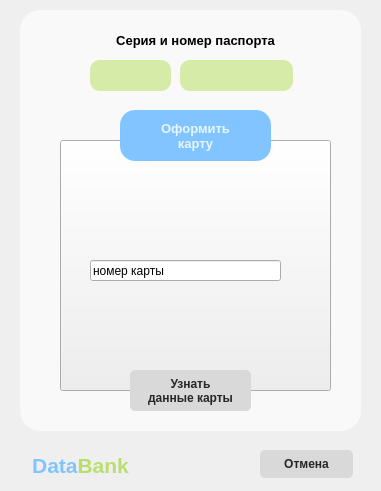
<?xml version="1.0" encoding="UTF-8"?>
<ui version="4.0">
 <class>CardCreator</class>
 <widget class="QDialog" name="CardCreator">
  <property name="geometry">
   <rect>
    <x>0</x>
    <y>0</y>
    <width>381</width>
    <height>491</height>
   </rect>
  </property>
  <property name="windowTitle">
   <string>Dialog</string>
  </property>
  <widget class="QPushButton" name="cancel">
   <property name="geometry">
    <rect>
     <x>260</x>
     <y>450</y>
     <width>93</width>
     <height>28</height>
    </rect>
   </property>
   <property name="cursor">
    <cursorShape>PointingHandCursor</cursorShape>
   </property>
   <property name="styleSheet">
    <string notr="true">QPushButton:hover{background: #ffafa5; border-radius: 5px; border: 0.2px solid #d7eba9; color: #ffffff; font-size: 9pt; font-weight: bold;}																
QPushButton{background: #d9d9d9; border-radius: 5px; color: #262626; font-size: 9pt; font-weight: bold;}</string>
   </property>
   <property name="text">
    <string>Отмена</string>
   </property>
  </widget>
  <widget class="QGroupBox" name="groupBox">
   <property name="geometry">
    <rect>
     <x>20</x>
     <y>10</y>
     <width>341</width>
     <height>421</height>
    </rect>
   </property>
   <property name="styleSheet">
    <string notr="true">QGroupBox{background: #F9F9F9;
border-radius: 20px;}
</string>
   </property>
   <property name="title">
    <string/>
   </property>
   <widget class="QLabel" name="label_4">
    <property name="geometry">
     <rect>
      <x>80</x>
      <y>10</y>
      <width>191</width>
      <height>41</height>
     </rect>
    </property>
    <property name="text">
     <string>&lt;html&gt;&lt;head/&gt;&lt;body&gt;&lt;p align=&quot;center&quot;&gt;&lt;span style=&quot; font-size:10pt; font-weight:600;&quot;&gt;Серия и номер паспорта&lt;/span&gt;&lt;/p&gt;&lt;/body&gt;&lt;/html&gt;</string>
    </property>
    <property name="alignment">
     <set>Qt::AlignCenter</set>
    </property>
   </widget>
   <widget class="QLineEdit" name="pasportSeries">
    <property name="geometry">
     <rect>
      <x>70</x>
      <y>50</y>
      <width>81</width>
      <height>31</height>
     </rect>
    </property>
    <property name="styleSheet">
     <string notr="true">background: #d7eba9;
border-radius: 10px;
</string>
    </property>
    <property name="maxLength">
     <number>4</number>
    </property>
   </widget>
   <widget class="QLineEdit" name="pasportNumber">
    <property name="geometry">
     <rect>
      <x>160</x>
      <y>50</y>
      <width>113</width>
      <height>31</height>
     </rect>
    </property>
    <property name="styleSheet">
     <string notr="true">background: #d7eba9;
border-radius: 10px;
</string>
    </property>
    <property name="maxLength">
     <number>6</number>
    </property>
   </widget>
   <widget class="QPushButton" name="createButton">
    <property name="geometry">
     <rect>
      <x>100</x>
      <y>100</y>
      <width>151</width>
      <height>51</height>
     </rect>
    </property>
    <property name="styleSheet">
     <string notr="true">QPushButton{background: #81C4FF; border-radius: 15px; color: #e6f6ff; font-size: 10pt; font-weight: bold;} 
QPushButton:hover{background: #e6f6ff; border-radius: 15px; color: #81C4FF; font-size: 10pt; font-weight: bold;}</string>
    </property>
    <property name="text">
     <string>Оформить
карту</string>
    </property>
   </widget>
   <widget class="QPushButton" name="checkData">
    <property name="geometry">
     <rect>
      <x>110</x>
      <y>360</y>
      <width>121</width>
      <height>41</height>
     </rect>
    </property>
    <property name="font">
     <font>
      <pointsize>9</pointsize>
      <weight>75</weight>
      <bold>true</bold>
     </font>
    </property>
    <property name="cursor">
     <cursorShape>PointingHandCursor</cursorShape>
    </property>
    <property name="styleSheet">
     <string notr="true">QPushButton:hover{background: #b9de6f; border-radius: 5px; border: 0.2px solid #d7eba9; color: #ffffff; font-size: 9pt; font-weight: bold;}	
																	QPushButton{background: #d9d9d9; border-radius: 5px; color: #262626; font-size: 9pt; font-weight: bold;}</string>
    </property>
    <property name="text">
     <string>Узнать 
данные карты</string>
    </property>
   </widget>
   <widget class="QPushButton" name="pushButton_4">
    <property name="geometry">
     <rect>
      <x>40</x>
      <y>130</y>
      <width>271</width>
      <height>251</height>
     </rect>
    </property>
    <property name="styleSheet">
     <string notr="true">border-image:url(:/images/images/credit-card.png);
background: none;</string>
    </property>
    <property name="text">
     <string/>
    </property>
   </widget>
   <widget class="QLineEdit" name="cardNumber">
    <property name="geometry">
     <rect>
      <x>70</x>
      <y>250</y>
      <width>191</width>
      <height>21</height>
     </rect>
    </property>
    <property name="text">
     <string>номер карты</string>
    </property>
    <property name="maxLength">
     <number>16</number>
    </property>
   </widget>
   <zorder>pushButton_4</zorder>
   <zorder>label_4</zorder>
   <zorder>pasportSeries</zorder>
   <zorder>pasportNumber</zorder>
   <zorder>createButton</zorder>
   <zorder>checkData</zorder>
   <zorder>cardNumber</zorder>
  </widget>
  <widget class="QLabel" name="label_7">
   <property name="geometry">
    <rect>
     <x>10</x>
     <y>450</y>
     <width>141</width>
     <height>31</height>
    </rect>
   </property>
   <property name="cursor">
    <cursorShape>CrossCursor</cursorShape>
   </property>
   <property name="text">
    <string>&lt;html&gt;&lt;head/&gt;&lt;body&gt;&lt;p align=&quot;center&quot;&gt;&lt;span style=&quot; font-size:16pt; font-weight:600; color:#81c4ff;&quot;&gt;Data&lt;/span&gt;&lt;span style=&quot; font-size:16pt; font-weight:600; color:#b9de6f;&quot;&gt;Bank&lt;/span&gt;&lt;/p&gt;&lt;/body&gt;&lt;/html&gt;</string>
   </property>
  </widget>
 </widget>
 <resources/>
 <connections/>
</ui>
